Frame 1 (no input): blank canvas, image omitted
Frame 60 (no input): blank canvas, image omitted
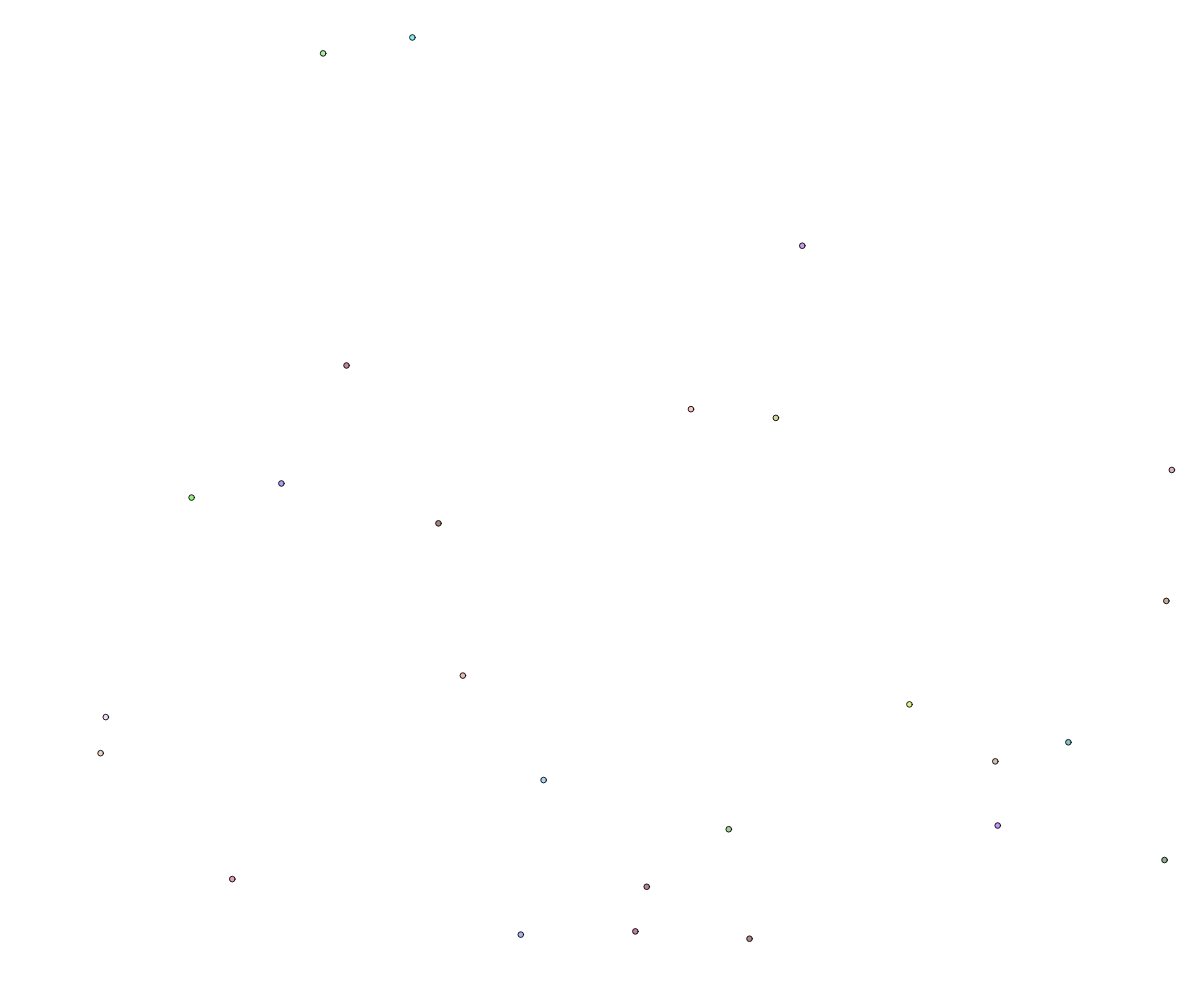
Frame 120 (the mouse pressed at the canvas centre since frame 60)

The p5.js sketch whose frames 1 and 60 were blank and that drew this single picture after the mouse press (run headless with seeded random() and noise() and a simulated clock; from frame 60 on, the mouse is pressed at the canvas centre):

// p5.js sketch
// ── sketch.js
/*
project: unrealistic pseudo simulation of atoms
by SanderBuruma (SanderBuruma@GMail.com) AKA Cubit32
*/
const canvasWidth  = window.innerWidth 
const canvasHeight = window.innerHeight-5 
const G = 7e-3, //G  = gravitational constant
      G2 = 2e-0, //G2 = repelling constan
      atomRConst = 4 ; //atomRConst = scale of atoms
const atomProtonExp = 2 //exponent which influences repulsion
const constDampening = 1e-3 //the fraction  by which velocity is dampened every frame
let atoms = []
let debugLog = '' //for manipulating and logging to console at appropriate times
let minAtoms = 100 //start spawning atoms randomly if there are fewer than this nr of atoms
let minAtomsSpread = 1e3
let gameSpeed = 0.5

function setup(){
  createCanvas(canvasWidth,canvasHeight);
}

function atom(protons,neutrons,velX,velY,x,y){//assigns the attributes to a new atom
  this.pos = [x,y]
  this.vel = [velX,velY]
  this.protons = protons
  this.neutrons = neutrons
  this.mass = this.protons+this.neutrons
  this.collision = false
  this.color = color(random(128,255),random(128,255),random(128,255))
}

function logUniverseProperties(){
  let a = 0
  for (i in atoms){a+= atoms[i].mass}
  debugLog += `There is ${a} mass and there are ${atoms.length} atoms in the universe. `
}

function gaussRandom(h,dontCentre){//h for the maximum range of nr // dontCentre optional: if true then don't centre the gaussian curve on 0 // distributed roughly according to the gaussian curve
  let nr = 0
  let j = 10
  for (let i = 0; i< j; i++){
    nr+= random(h/j)
  }
  if (dontCentre===true){return nr}
  return nr-h*0.5
}


function calcDistance(x1,y1,x2,y2){//returns the distance between 2 objects in 2D space
  let k = Math.abs(x1-x2),
      j = Math.abs(y1-y2)
  return Math.sqrt(Math.pow(k,2)+Math.pow(j,2))
}

function mouseDragged (){
  newAtomCreation(mouseX,mouseY)
}

function newAtomCreation(x,y){
  for (let i=0;i<atoms.length;i++){
      let distance = calcDistance(atoms[i].pos[0],atoms[i].pos[1],x,y)
      let atom1Radius = Math.sqrt(atoms[i].mass)*atomRConst
      let atom2Radius = 1*atomRConst
      if (distance/4<atom2Radius+atom1Radius){return}
  }
  atoms[atoms.length] = new atom(1,1,gaussRandom(0.05)*gameSpeed,gaussRandom(0.05)*gameSpeed,x,y) 
  console.log(`New atom:${atoms.length-1} xy velocities: ${atoms[atoms.length-1].vel[0]},${atoms[atoms.length-1].vel[1]}. `)
}

function onkeydown(a){
  console.log('a')
}

function draw(){
  if (atoms.length < minAtoms){
    newAtomCreation(random(-minAtomsSpread+canvasWidth/ 2,minAtomsSpread+canvasWidth /2),
                    random(-minAtomsSpread+canvasHeight/2,minAtomsSpread+canvasHeight/2))
  }
  let collidingAtoms = 0
  if (mouseY < canvasHeight / 15)     {for (let i in atoms){atoms[i].pos[1] += (canvasHeight/15-mouseY)               /3}}
  if (mouseY > canvasHeight * 14 / 15){for (let i in atoms){atoms[i].pos[1] -= (canvasHeight/15-(canvasHeight-mouseY))/3}}
  if (mouseX < canvasWidth / 15)      {for (let i in atoms){atoms[i].pos[0] += (canvasWidth /15-mouseX)               /3}}
  if (mouseX > canvasWidth * 14 / 15) {for (let i in atoms){atoms[i].pos[0] -= (canvasWidth /15-(canvasWidth-mouseX)) /3}}
  background(255,255,255)
  debugLog = ''
  //for (let i=0;i<atoms.length;i++){atoms[i].collision = false}
  for (let i=0;i<atoms.length;i++){ //check all atoms against each other through iteration // this has n^2 complexity
    atoms[i].vel[0]-= atoms[i].vel[0]*constDampening*gameSpeed
    atoms[i].vel[1]-= atoms[i].vel[1]*constDampening*gameSpeed
    for (let j=0;j<atoms.length;j++){
      let acceleration = 0
      if (i!==j && !atoms[j].collision && !atoms[i].collision){
        let distance = calcDistance(atoms[i].pos[0],atoms[i].pos[1],atoms[j].pos[0],atoms[j].pos[1])
        let atom1Radius = Math.sqrt(atoms[i].mass)*atomRConst
        let atom2Radius = Math.sqrt(atoms[j].mass)*atomRConst
        if (distance*2<atom2Radius+atom1Radius){//for collision merge atoms by averaging out velocities, positions, etc
          atoms[i].vel[0] = (atoms[i].mass*atoms[i].vel[0]+atoms[j].mass*atoms[j].vel[0])/(atoms[i].mass+atoms[j].mass)
          atoms[i].vel[1] = (atoms[i].mass*atoms[i].vel[1]+atoms[j].mass*atoms[j].vel[1])/(atoms[i].mass+atoms[j].mass)
          atoms[i].pos[0] = (atoms[i].mass*atoms[i].pos[0]+atoms[j].mass*atoms[j].pos[0])/(atoms[i].mass+atoms[j].mass)
          atoms[i].pos[1] = (atoms[i].mass*atoms[i].pos[1]+atoms[j].mass*atoms[j].pos[1])/(atoms[i].mass+atoms[j].mass)
          atoms[i].neutrons += atoms[j].neutrons
          atoms[i].protons  += atoms[j].protons
          atoms[i].mass     += atoms[j].mass
          atoms[j].collision = true //right now no more than 1 collision per frame can be processed
          collidingAtoms++
          debugLog += `Atom ${j} colliding with ${i}. `
        }
        let distanceX = atoms[i].pos[0]-atoms[j].pos[0]
        let distanceY = atoms[i].pos[1]-atoms[j].pos[1]
        acceleration = (atoms[j].neutrons*G) / Math.pow(distance,2) - /*GM/r^2 = m/s^2*/
          (Math.pow/*this is a random fudge factor*/(atoms[j].protons,atomProtonExp)*G2)/Math.pow(distance,4) /*similar to above but r^4*/
        atoms[i].vel[0] += distanceX*acceleration*gameSpeed/distance
        atoms[i].vel[1] += distanceY*acceleration*gameSpeed/distance
      }
      for (let j=0;j<2;j++){atoms[i].pos[j] -= atoms[i].vel[j]*gameSpeed}//update position
    }
    let atomRadius = Math.pow(atoms[i].mass,(1/2))*atomRConst
    fill(atoms[i].color); strokeWeight(Math.cbrt(atoms[i].mass)*0.707); ellipse(atoms[i].pos[0],atoms[i].pos[1],atomRadius,atomRadius)//draw atoms
    for (let i=0;i<atoms.length;i++){
      if (atoms[i].collision){
        debugLog += `Atom ${i} is being deleted due to collision; mass: ${atoms[i].mass}. `
        atoms.splice(i,1)
        logUniverseProperties()
        break
      }
      if (Math.abs(atoms[i].pos[0])>1e5||Math.abs(atoms[i].pos[1])>1e5){
        debugLog += `Atom ${i} is being deleted due to distance; mass: ${atoms[i].mass}. `
        atoms.splice(i,1)
        logUniverseProperties()
        break
      }
    }
  }
  console.log(debugLog)
}
